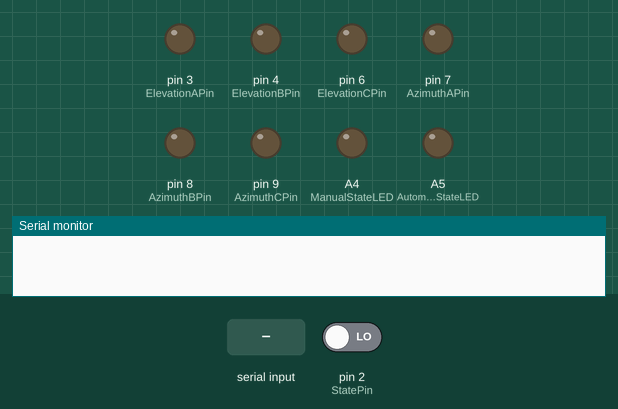
A sketch run on a simulated Arduino Uno, built with avr-gcc and run on an emulated ATmega328P. Shown: output pins drawn as LEDs (lit = HIGH), the last lines printed to the serial monitor. The inputs (shaded band) are chosen by the test bench; at power-on: pin 2 (StatePin) LOW.

Above: at 1.2 s.
1.3 s: "r" received over Serial
At 2.0 s:
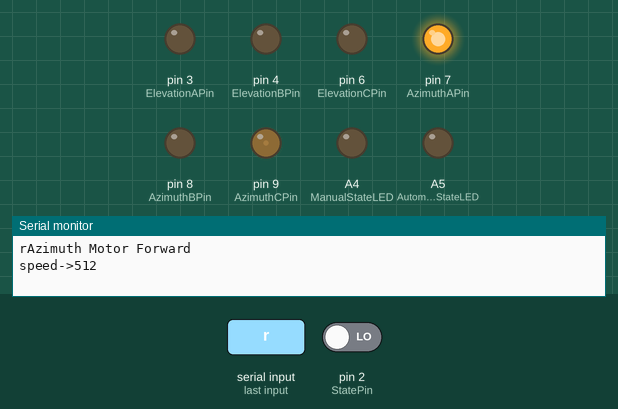
2.8 s: pin 2 (StatePin) driven HIGH
At 3.3 s:
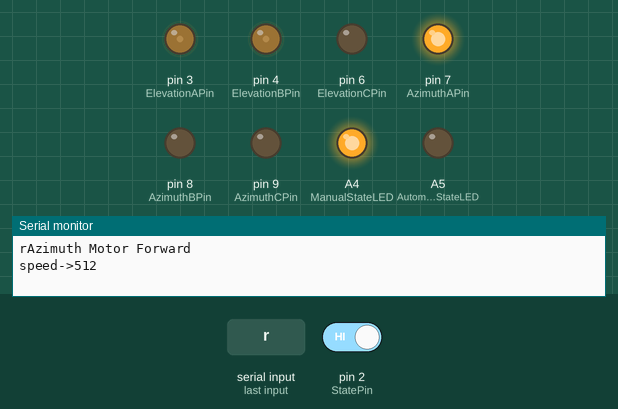
Timing chart, 0 to 5.8 s (numbered marks = the images above; inputs shaded):
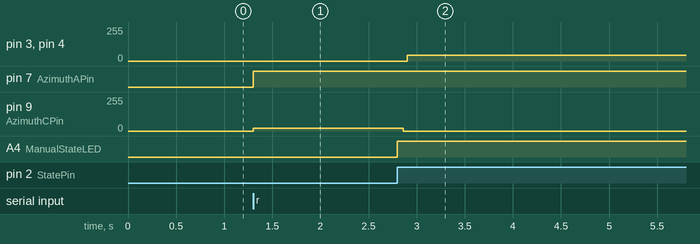

Measured:
- after the input at 1.3 s, pin 7 (AzimuthAPin): LOW → HIGH at once; pin 9 (AzimuthCPin): 0/255 → 20/255 at once
- after the input at 2.8 s, pin 3 (ElevationAPin), pin 4 (ElevationBPin): 0/255 → 44/255 after 0.10 s; pin 9 (AzimuthCPin): 20/255 → 0/255 after 0.06 s; A4 (ManualStateLED): LOW → HIGH at once

The sketch:

Version3.ino
```cpp
/****** Enums *******/
typedef enum
{
  Manual,
  Automatic
} tSystemState;

typedef enum
{
  ClockWise,
  CounterClockWise ,
  STOP
} tDirection;


/******* Prototypes ******/
tSystemState isAutomatic(void);
void ManualState(void);
void AutomaticState(void);

void ControlAzimuthMotor(tDirection dr);
void ControlElevationMotor(tDirection dr);

/****** Variables *******/
//StatePin
int StatePin = 2;
int ManualStateLED = A4;
int AutomaticStateLED = A5;

int AzimuthAPin = 7;
int AzimuthBPin = 8;
int AzimuthCPin = 9;

int ElevationAPin = 3;
int ElevationBPin = 4;
int ElevationCPin = 6;

char Buffer;

void setup() {
  //State LED
  pinMode(ManualStateLED, OUTPUT);
  pinMode(AutomaticStateLED, OUTPUT);
  pinMode(StatePin, INPUT);

    //Azimuth PinMode
  pinMode(AzimuthAPin, OUTPUT);
  pinMode(AzimuthBPin, OUTPUT);
  pinMode(AzimuthCPin, OUTPUT);

  //Elevation PinMode
  pinMode(ElevationAPin, OUTPUT);
  pinMode(ElevationBPin, OUTPUT);
  pinMode(ElevationCPin, OUTPUT);

  Serial.begin(9600);

}

void loop() {
  if(isAutomatic() == Automatic)
  {
    AutomaticState();
  }
  else if(isAutomatic() == Manual)
  {
    ManualState();
  }
}

tSystemState isAutomatic(void) {
  if(digitalRead(StatePin) == HIGH) {
    return Manual;
  } else if (digitalRead(StatePin) == LOW){
    return Automatic;
  }
}

void ManualState(void)
{
  //manual switch
  digitalWrite(ManualStateLED, HIGH);
  digitalWrite(AutomaticStateLED,LOW);
  ControlAzimuthMotor(STOP);
  ControlElevationMotor(STOP);
  //while switch in manual mode
  while(digitalRead(StatePin) == HIGH);
  //return to automatic mode
  digitalWrite(ManualStateLED, LOW);
  digitalWrite(AutomaticStateLED,HIGH);
  loop();
}

void AutomaticState(void)
{
   //polling
  if(isAutomatic() == Manual) {
    ManualState();
  }

  if(Serial.available() != 0){
   // strcpy(Buffer,Serial.read());
   Buffer = Serial.read();
 Serial.print(Buffer);
    if(Buffer == 'r')
    {
      ControlAzimuthMotor(ClockWise);
      Serial.println("Azimuth Motor Forward");
      Serial.print("speed->");
      Serial.println(analogRead(AzimuthCPin));
    }
    else if(Buffer == 'f')
    {
      ControlAzimuthMotor(CounterClockWise);
      Serial.println("Azimuth Motor Reverse");
      Serial.print("speed->");
      Serial.println(analogRead(AzimuthCPin));
    }
    else
    {
      ControlAzimuthMotor(STOP);
      Serial.println("Azimuth Motor Stop");
      Serial.print("speed->");
      Serial.println(analogRead(AzimuthCPin));
    }


    if(Buffer == "F")
    {
      ControlElevationMotor(ClockWise);
      Serial.println("Elevation Motor Forward");
      Serial.print("speed->");
      Serial.println(analogRead(ElevationCPin));
    }
    else if(Buffer == "R")
    {
      ControlElevationMotor(CounterClockWise);
      Serial.println("Elevation Motor Reverse");
      Serial.print("speed->");
      Serial.println(analogRead(ElevationCPin));
    }
    else if(Buffer == "S")
    {
      ControlElevationMotor(STOP);
      Serial.println("Elevation Motor Stop");
      Serial.print("speed->");
      Serial.println(analogRead(ElevationCPin));
    }
  }
 //polling
  if(isAutomatic() == Manual) {
    ManualState();
  }

}


void ControlAzimuthMotor(tDirection dr)
{
   //polling
  if(isAutomatic() == Manual) {
    ManualState();
  }

    if(dr == ClockWise)
    {
      digitalWrite(AzimuthAPin,HIGH);
      digitalWrite(AzimuthBPin,LOW);
      analogWrite(AzimuthCPin,20);
    }
    else if (dr == CounterClockWise)
    {
      digitalWrite(AzimuthAPin,LOW);
      digitalWrite(AzimuthBPin,HIGH);
      analogWrite(AzimuthCPin,20);
    }
    else
    {
      digitalWrite(AzimuthAPin,LOW);
      digitalWrite(AzimuthBPin,LOW);
      analogWrite(AzimuthCPin,0);
    }
 //polling
  if(isAutomatic() == Manual) {
    ManualState();
  }
}

void ControlElevationMotor(tDirection dr)
{
   //polling
  if(isAutomatic() == Manual) {
    ManualState();
  }

  if(dr == ClockWise)
    {
      digitalWrite(ElevationAPin,HIGH);
      digitalWrite(ElevationBPin,LOW);
      analogWrite(ElevationCPin,50);
    }
    else if (dr == CounterClockWise)
    {
      digitalWrite(ElevationAPin,LOW);
      digitalWrite(ElevationBPin,HIGH);
      analogWrite(ElevationCPin,50);
    }
    else if (dr == STOP)
    {
      digitalWrite(ElevationAPin,LOW);
      digitalWrite(ElevationBPin,LOW);
      analogWrite(ElevationCPin,0);
    }
     //polling
  if(isAutomatic() == Manual) {
    ManualState();
  }
}
```
